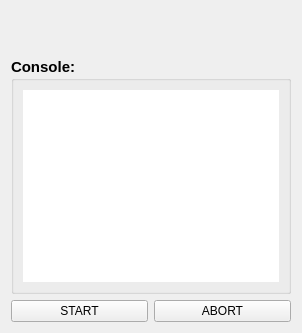
      <widget class="QWidget" name="tab_2">
       <attribute name="title">
        <string>Electrical Measurements</string>
       </attribute>
       <layout class="QVBoxLayout" name="verticalLayout">
        <item>
         <spacer name="verticalSpacer_2">
          <property name="orientation">
           <enum>Qt::Vertical</enum>
          </property>
          <property name="sizeType">
           <enum>QSizePolicy::Minimum</enum>
          </property>
          <property name="sizeHint" stdset="0">
           <size>
            <width>20</width>
            <height>40</height>
           </size>
          </property>
         </spacer>
        </item>
        <item>
         <layout class="QVBoxLayout" name="plotLayout">
          <item>
           <widget class="MatplotlibWidget" name="pltWidget" native="true">
            <property name="sizePolicy">
             <sizepolicy hsizetype="Preferred" vsizetype="Preferred">
              <horstretch>0</horstretch>
              <verstretch>0</verstretch>
             </sizepolicy>
            </property>
           </widget>
          </item>
         </layout>
        </item>
        <item>
         <widget class="QGroupBox" name="groupBox_2">
          <property name="font">
           <font>
            <pointsize>11</pointsize>
            <weight>75</weight>
            <bold>true</bold>
           </font>
          </property>
          <property name="title">
           <string>Console:</string>
          </property>
          <layout class="QGridLayout" name="gridLayout_13">
           <item row="0" column="0">
            <widget class="QPlainTextEdit" name="plainTextEdit">
             <property name="font">
              <font>
               <pointsize>9</pointsize>
               <weight>50</weight>
               <bold>false</bold>
              </font>
             </property>
             <property name="focusPolicy">
              <enum>Qt::WheelFocus</enum>
             </property>
             <property name="frameShape">
              <enum>QFrame::NoFrame</enum>
             </property>
            </widget>
           </item>
          </layout>
         </widget>
        </item>
        <item>
         <layout class="QGridLayout" name="gridLayout">
          <item row="0" column="1">
           <widget class="QPushButton" name="stop_button">
            <property name="text">
             <string>ABORT</string>
            </property>
           </widget>
          </item>
          <item row="0" column="0">
           <widget class="QPushButton" name="start_button">
            <property name="text">
             <string>START</string>
            </property>
           </widget>
          </item>
         </layout>
        </item>
       </layout>
      </widget>
